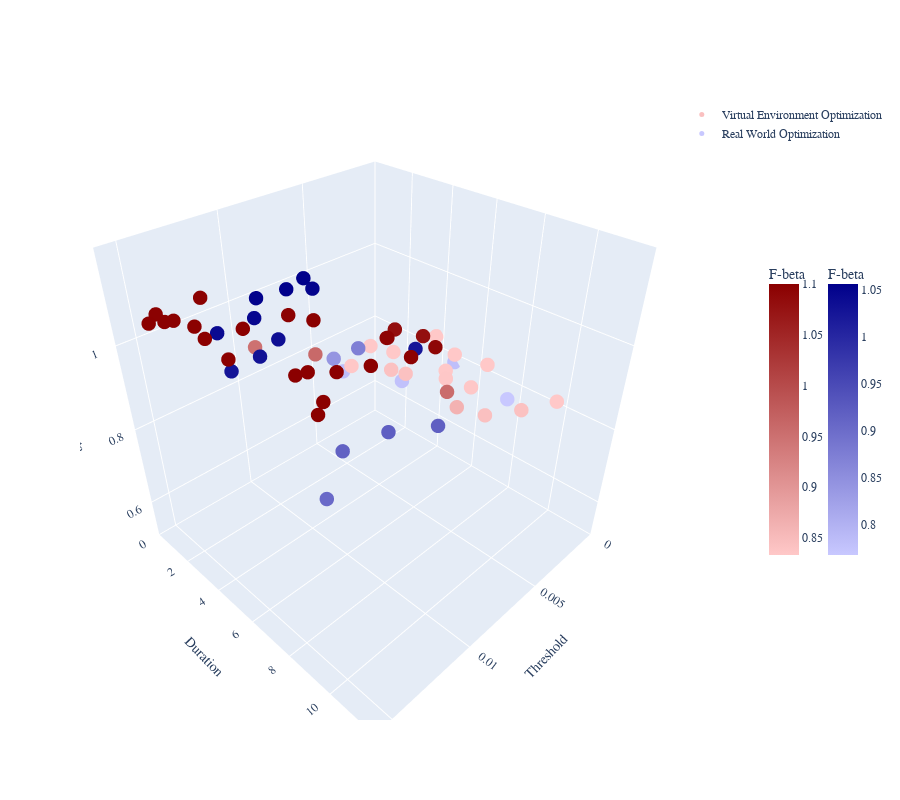

Notebook code for this chart:
### Code cell
import plotly.graph_objects as go
import numpy as np

# Load the data
D = np.load('D.npy')

# Get the number of rows in D
num_D = D.shape[0]

# Define stage_virtual_num to determine the cutoff for red vs. blue
stage_virtual_num = 45  # Set your desired value for stage_virtual_num, ensure it's an integer

# Split the data into two parts
thresholds = D[:, 0]
durations = D[:, 1]
F_beta = D[:, 2]

# Create a 3D scatter plot
fig = go.Figure()

# Use a red color scale for the first stage_virtual_num data points
red_colorscale = [
    [0.0, 'rgb(255, 200, 200)'],  # Light red
    [1.0, 'rgb(139, 0, 0)']       # Dark red
]

# Add red-colored points for the first stage_virtual_num data
fig.add_trace(go.Scatter3d(
    x=thresholds[:stage_virtual_num],
    y=durations[:stage_virtual_num],
    z=F_beta[:stage_virtual_num],
    mode='markers',
    marker=dict(size=5, color=F_beta[:stage_virtual_num], colorscale=red_colorscale, showscale=True,
                colorbar=dict(title="F-beta", len=0.5, x=1.15)),  # Move color bar to the right
    name='Virtual Environment Optimization'
))

# Use a blue color scale for the remaining data points
blue_colorscale = [
    [0.0, 'rgb(200, 200, 255)'],  # Light blue
    [1.0, 'rgb(0, 0, 139)']       # Dark blue
]

# Add blue-colored points for the remaining data
fig.add_trace(go.Scatter3d(
    x=thresholds[stage_virtual_num:],
    y=durations[stage_virtual_num:],
    z=F_beta[stage_virtual_num:],
    mode='markers',
    marker=dict(size=5, color=F_beta[stage_virtual_num:], colorscale=blue_colorscale, showscale=True,
                colorbar=dict(title="F-beta", len=0.5, x=1.25)),  # Move this color bar further to the right
    name='Real World Optimization'
))

# Set axis labels, font, axis limits, and ranges
fig.update_layout(
    scene=dict(
        xaxis=dict(title='Threshold', titlefont=dict(family='Times New Roman'), range=[0, 0.016]),  # Set x-axis range
        yaxis=dict(title='Duration', titlefont=dict(family='Times New Roman'), range=[0, 12]),  # Set y-axis range
        zaxis=dict(title='F-beta', titlefont=dict(family='Times New Roman'), range=[0.5, 1.2]),  # Set z-axis range
        camera=dict(eye=dict(x=1.25, y=1.25, z=1.25), projection=dict(type="perspective"))  # Use perspective projection
    ),
    # Set global font to Times New Roman
    font=dict(family='Times New Roman', size=12),  # Apply to all text
    autosize=False,
    width=900,  # Set the width
    height=800,  # Set the height
)

# Show the plot
fig.show()

### Figure 1 — Plotly figure (JSON) as saved in the notebook; plotly's stock layout.template omitted (floating-point values rounded to 4 significant figures)
{"data": [{"marker": {"color": [0.8439, 0.956, 0.8333, 0.8333, 0.834, 1.1, 1.098, 0.8347, 1.099, 1.1, 1.098, 0.8425, 1.1, 1.1, 1.1, 1.1, 0.9488, 0.8333, 0.8333, 0.8621, 0.8347, 1.099, 0.8333, 0.8425, 0.8425, 1.1, 1.1, 1.099, 1.081, 1.099, 1.096, 1.1, 0.8333, 0.8333, 0.9597, 1.082, 1.1, 1.1, 1.1, 1.1, 1.099, 1.096, 1.1, 1.099, 1.092], "colorbar": {"len": 0.5, "title": {"text": "F-beta"}, "x": 1.15}, "colorscale": [[0, "rgb(255, 200, 200)"], [1, "rgb(139, 0, 0)"]], "showscale": true, "size": 5}, "mode": "markers", "name": "Virtual Environment Optimization", "type": "scatter3d", "x": [0.004573, 0.007343, 0.0006634, 0.001071, 0.00572, 0.01461, 0.01145, 0.003219, 0.01104, 0.01498, 0.01034, 0.004516, 0.01187, 0.01703, 0.01523, 0.01421, 0.01063, 0.0009675, 0.0002852, 0.005461, 0.002945, 0.01532, 0.003588, 0.004759, 0.003008, 0.01524, 0.0164, 0.01523, 0.008337, 0.0147, 0.009892, 0.01688, 0.00262, 0.003166, 0.009332, 0.008769, 0.01742, 0.01376, 0.01303, 0.01586, 0.01501, 0.009866, 0.01348, 0.01311, 0.008995], "y": [8.8, 8.715, 6.638, 5.247, 2.991, 9.111, 4.853, 6.163, 5.665, 4.331, 9.153, 5.004, 8.735, 3.22, 9.437, 7.662, 2.031, 9.958, 3.767, 8.067, 7.208, 2.606, 2.418, 4.423, 9.488, 5.738, 7.611, 2.002, 8.264, 3.48, 7.888, 3.898, 5.774, 3.395, 4.125, 7.413, 2.003, 7.771, 8.313, 2.397, 2.73, 7.897, 4.623, 2.023, 9.169], "z": [0.8439, 0.956, 0.8333, 0.8333, 0.834, 1.1, 1.098, 0.8347, 1.099, 1.1, 1.098, 0.8425, 1.1, 1.1, 1.1, 1.1, 0.9488, 0.8333, 0.8333, 0.8621, 0.8347, 1.099, 0.8333, 0.8425, 0.8425, 1.1, 1.1, 1.099, 1.081, 1.099, 1.096, 1.1, 0.8333, 0.8333, 0.9597, 1.082, 1.1, 1.1, 1.1, 1.1, 1.099, 1.096, 1.1, 1.099, 1.092]}, {"marker": {"color": [0.768, 1.056, 0.919, 0.9198, 0.8419, 1.03, 1.056, 1.05, 1.035, 0.9168, 0.9051, 1.053, 1.045, 1.026, 0.7829, 1.041, 0.7776, 0.8726, 0.7805, 1.024], "colorbar": {"len": 0.5, "title": {"text": "F-beta"}, "x": 1.25}, "colorscale": [[0, "rgb(200, 200, 255)"], [1, "rgb(0, 0, 139)"]], "showscale": true, "size": 5}, "mode": "markers", "name": "Real World Optimization", "type": "scatter3d", "x": [0.0006109, 0.008796, 0.008538, 0.01032, 0.006077, 0.01277, 0.007478, 0.007748, 0.01147, 0.01244, 0.01457, 0.01027, 0.01128, 0.01419, 0.005144, 0.01311, 0.003447, 0.00526, 0.000104, 0.007645], "y": [7.696, 2.264, 9.162, 8.311, 2.278, 4.576, 2.013, 2.723, 4.278, 7.958, 9.023, 2.006, 2.87, 4.564, 2.014, 2.738, 4.087, 3.024, 4.69, 7.523], "z": [0.768, 1.056, 0.919, 0.9198, 0.8419, 1.03, 1.056, 1.05, 1.035, 0.9168, 0.9051, 1.053, 1.045, 1.026, 0.7829, 1.041, 0.7776, 0.8726, 0.7805, 1.024]}], "layout": {"autosize": false, "font": {"family": "Times New Roman", "size": 12}, "height": 800, "scene": {"camera": {"eye": {"x": 1.25, "y": 1.25, "z": 1.25}, "projection": {"type": "perspective"}}, "xaxis": {"range": [0, 0.016], "title": {"font": {"family": "Times New Roman"}, "text": "Threshold"}}, "yaxis": {"range": [0, 12], "title": {"font": {"family": "Times New Roman"}, "text": "Duration"}}, "zaxis": {"range": [0.5, 1.2], "title": {"font": {"family": "Times New Roman"}, "text": "F-beta"}}}, "width": 900}}
